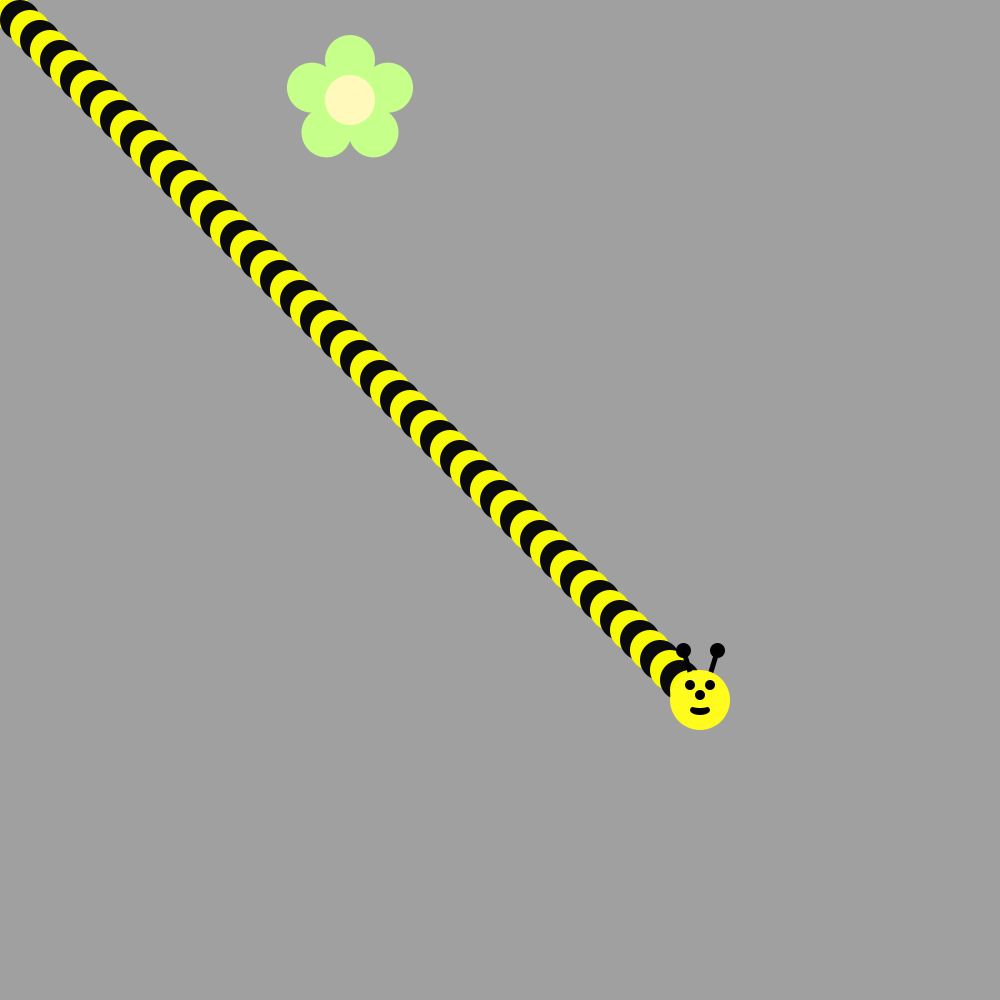
Frame 1 (no input)
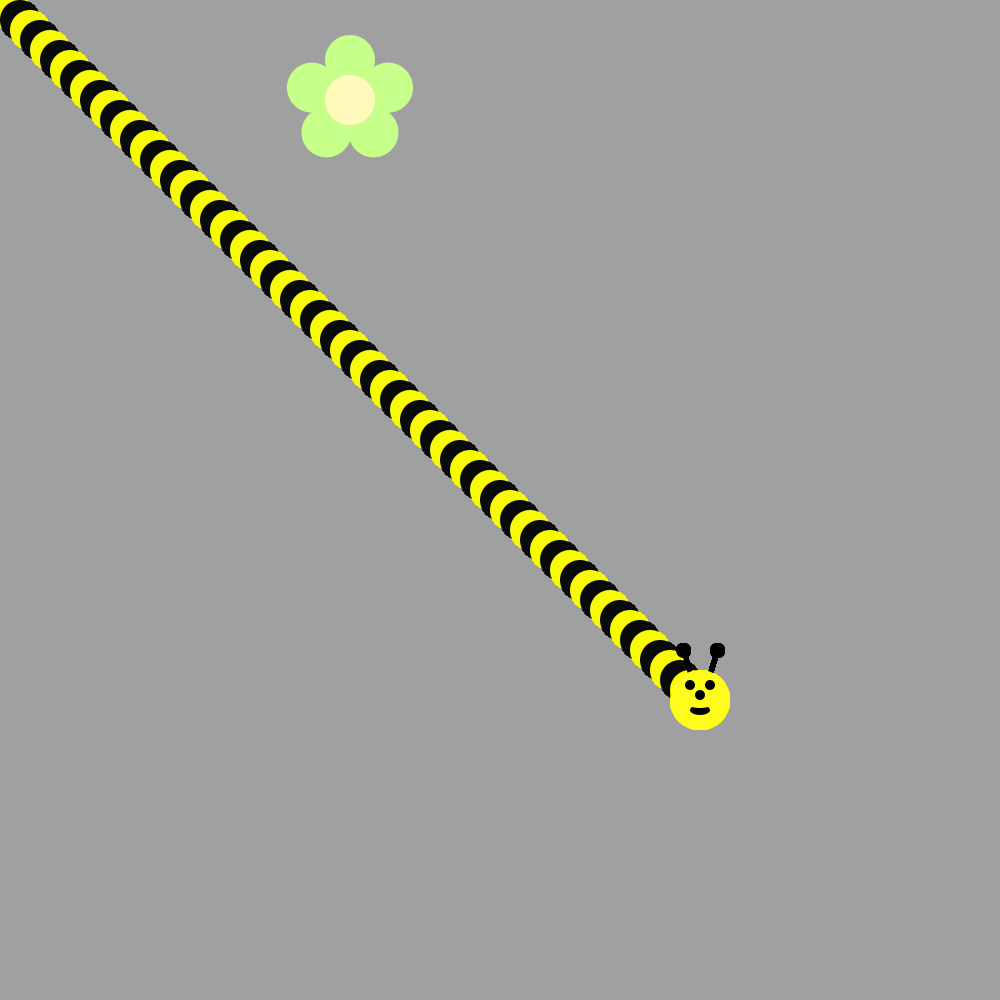
Frame 60 (the mouse pressed at the canvas centre just before this capture)
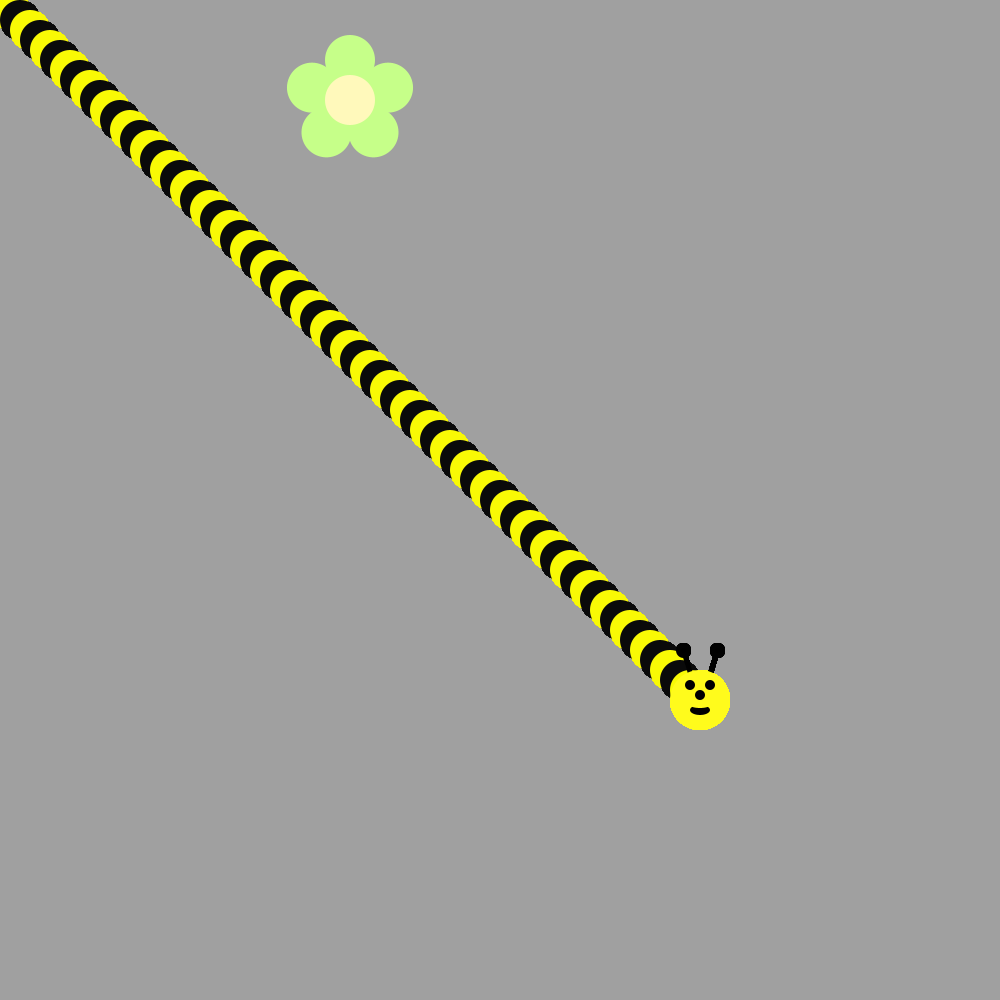
Frame 120 (the mouse held since frame 60 and released just before this capture)

The Processing sketch that drew these frames (run headless with seeded random() and noise(); from frame 60 on, the mouse is pressed at the canvas centre):

// Processing sketch: bumble_bee
// ── bumble_bee.pde

void setup() {
     ellipseMode(CENTER);
     size(1000, 1000);
     background(160, 160, 160);
     drawFlower(350, 100);
}

void draw() {
  
// First run the program and you should see a flower.  
  
  
/* Then, use a loop to make a body for the Bee! 
(see the image on the recipe, it's a diagonal line of circles)
Use modulo to make the colors alternate between yellow and black
*/
for (int i=100; i>0; i--) {
if(i % 2 ==0){
   fill(#0A0A0A);
 }
   else{
     fill(#F9FA05);
   }
  ellipse(700-i*10,700-i*10,40,40);
 }
   
   
   

/*
Now put his head on using drawBeeFace(x,y)
*/

drawBeeFace(700,700);

}

/**************   Use these methods but  DON'T CHANGE THE CODE BELOW  **************/

void drawFlower(int x, int y) {
     noStroke();
     translate(x, y);
     // draw 5 petals, rotating after each one
     fill(#c6ff89);      // green
      for (int i = 0; i < 5; i++) {
           ellipse(0, -40, 50, 50);
          rotate(radians(72));
     }
     fill(#fff9bb); // light yellow
     ellipse(0, 0, 50, 50);
} 
void drawBeeFace(int BeeFaceX, int BeeFaceY) {
     noStroke();
     fill(0, 0, 0);
     stroke(1);
     strokeWeight(5);
     line(BeeFaceX-10, BeeFaceY-27, BeeFaceX-17, BeeFaceY-50);
     line(BeeFaceX+10, BeeFaceY-27, BeeFaceX+17, BeeFaceY-50);
     ellipse(BeeFaceX-17, BeeFaceY-50, 10, 10);
     ellipse(BeeFaceX+17, BeeFaceY-50, 10, 10);
     noStroke();
     fill(255, 251, 28);
     ellipse(BeeFaceX, BeeFaceY, 60, 60); // face
     fill(255, 237, 209);
     fill(0,0,0);
      ellipse(BeeFaceX-10, BeeFaceY-15, 10, 10); // eyes
     ellipse(BeeFaceX+10, BeeFaceY-15, 10, 10);
      ellipse(BeeFaceX, BeeFaceY-5, 10, 10); // nose
      ellipse(BeeFaceX, BeeFaceY+10, 20, 10);// mouth
     fill(255, 251, 28);
     ellipse(BeeFaceX, BeeFaceY+5, 20, 6);
}
